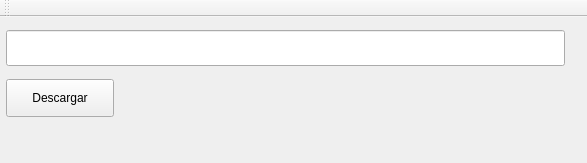
<?xml version="1.0" encoding="UTF-8"?>
<ui version="4.0">
 <class>DescargaLocal</class>
 <widget class="QMainWindow" name="DescargaLocal">
  <property name="geometry">
   <rect>
    <x>0</x>
    <y>0</y>
    <width>587</width>
    <height>163</height>
   </rect>
  </property>
  <property name="windowTitle">
   <string>DescargaLocal</string>
  </property>
  <widget class="QWidget" name="centralWidget">
   <widget class="QLineEdit" name="FicheroDescargar">
    <property name="geometry">
     <rect>
      <x>6</x>
      <y>13</y>
      <width>559</width>
      <height>36</height>
     </rect>
    </property>
    <property name="minimumSize">
     <size>
      <width>559</width>
      <height>0</height>
     </size>
    </property>
   </widget>
   <widget class="QPushButton" name="Descargar">
    <property name="geometry">
     <rect>
      <x>6</x>
      <y>62</y>
      <width>108</width>
      <height>38</height>
     </rect>
    </property>
    <property name="text">
     <string>Descargar</string>
    </property>
   </widget>
  </widget>
  <widget class="QMenuBar" name="menuBar">
   <property name="geometry">
    <rect>
     <x>0</x>
     <y>0</y>
     <width>587</width>
     <height>34</height>
    </rect>
   </property>
  </widget>
  <widget class="QToolBar" name="mainToolBar">
   <attribute name="toolBarArea">
    <enum>TopToolBarArea</enum>
   </attribute>
   <attribute name="toolBarBreak">
    <bool>true</bool>
   </attribute>
  </widget>
 </widget>
 <layoutdefault spacing="6" margin="11"/>
 <resources/>
 <connections/>
</ui>
